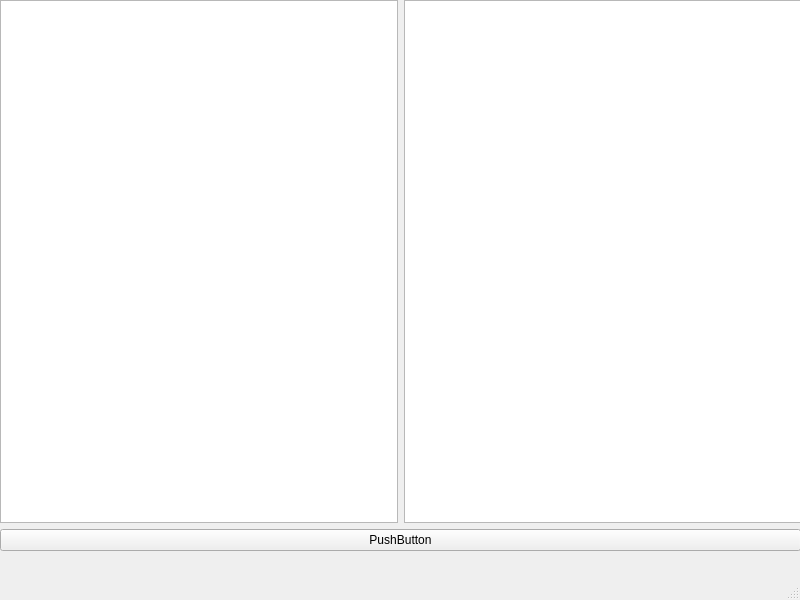
<?xml version="1.0" encoding="UTF-8"?>
<ui version="4.0">
 <class>MainWindow</class>
 <widget class="QMainWindow" name="MainWindow">
  <property name="geometry">
   <rect>
    <x>0</x>
    <y>0</y>
    <width>800</width>
    <height>600</height>
   </rect>
  </property>
  <property name="windowTitle">
   <string>MainWindow</string>
  </property>
  <widget class="QWidget" name="centralwidget">
   <widget class="QWidget" name="verticalLayoutWidget">
    <property name="geometry">
     <rect>
      <x>0</x>
      <y>0</y>
      <width>801</width>
      <height>551</height>
     </rect>
    </property>
    <layout class="QVBoxLayout" name="verticalLayout">
     <item>
      <layout class="QHBoxLayout" name="horizontalLayout">
       <property name="sizeConstraint">
        <enum>QLayout::SetFixedSize</enum>
       </property>
       <item>
        <widget class="QTreeView" name="treeView"/>
       </item>
       <item>
        <widget class="QListView" name="listView"/>
       </item>
      </layout>
     </item>
     <item>
      <widget class="QPushButton" name="pushButton">
       <property name="text">
        <string>PushButton</string>
       </property>
      </widget>
     </item>
    </layout>
   </widget>
  </widget>
  <widget class="QMenuBar" name="menubar">
   <property name="geometry">
    <rect>
     <x>0</x>
     <y>0</y>
     <width>800</width>
     <height>23</height>
    </rect>
   </property>
  </widget>
  <widget class="QStatusBar" name="statusbar"/>
 </widget>
 <resources/>
 <connections/>
</ui>
